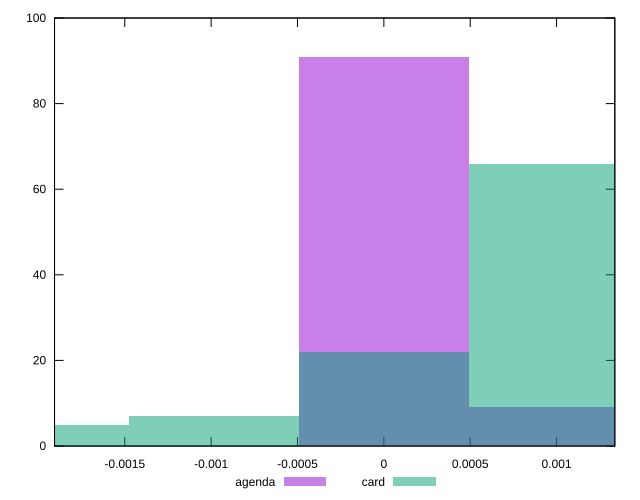

This chart was generated by the following gnuplot code:
reset

$agenda <<EOF
0 91
0.0009850156625579747 9
EOF

$card <<EOF
0.0009850156625579747 66
0 22
-0.0009850156625579747 7
-0.0019700313251159495 5
EOF

set key outside below
set boxwidth 0.0009850156625579747
set xrange [-0.001906682946458882:0.001337243279536006]
set yrange [0:100]
set trange [0:100]
set style fill transparent solid 0.5 noborder
set terminal svg size 640, 500 enhanced background rgb 'white'
set output "reports/report_00031_2021-02-24T23-18-18.084Z/meta/pScore-difference/comparison/histogram/1_vs_2.svg"

plot $agenda title "agenda" with boxes, \
     $card title "card" with boxes

reset
